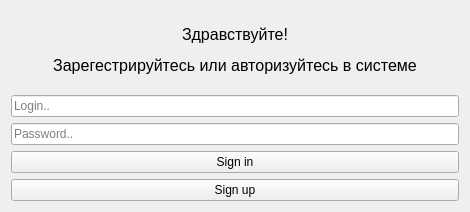
<?xml version="1.0" encoding="UTF-8"?>
<ui version="4.0">
 <class>Form</class>
 <widget class="QWidget" name="Form">
  <property name="geometry">
   <rect>
    <x>0</x>
    <y>0</y>
    <width>470</width>
    <height>212</height>
   </rect>
  </property>
  <property name="windowTitle">
   <string>Authorization</string>
  </property>
  <layout class="QVBoxLayout" name="verticalLayout_2">
   <item>
    <layout class="QVBoxLayout" name="verticalLayout">
     <item>
      <widget class="QLabel" name="label">
       <property name="text">
        <string>&lt;html&gt;&lt;head/&gt;&lt;body&gt;&lt;p align=&quot;center&quot;&gt;&lt;span style=&quot; font-size:12pt;&quot;&gt;Здравствуйте!&lt;/span&gt;&lt;/p&gt;&lt;p align=&quot;center&quot;&gt;&lt;span style=&quot; font-size:12pt;&quot;&gt;Зарегестрируйтесь или авторизуйтесь в системе&lt;/span&gt;&lt;/p&gt;&lt;/body&gt;&lt;/html&gt;</string>
       </property>
      </widget>
     </item>
     <item>
      <widget class="QLineEdit" name="lineEdit">
       <property name="placeholderText">
        <string>Login..</string>
       </property>
      </widget>
     </item>
     <item>
      <widget class="QLineEdit" name="lineEdit_2">
       <property name="placeholderText">
        <string>Password..</string>
       </property>
      </widget>
     </item>
     <item>
      <widget class="QPushButton" name="pushButton_2">
       <property name="text">
        <string>Sign in</string>
       </property>
      </widget>
     </item>
     <item>
      <widget class="QPushButton" name="pushButton">
       <property name="text">
        <string>Sign up</string>
       </property>
      </widget>
     </item>
    </layout>
   </item>
  </layout>
 </widget>
 <resources/>
 <connections/>
</ui>
